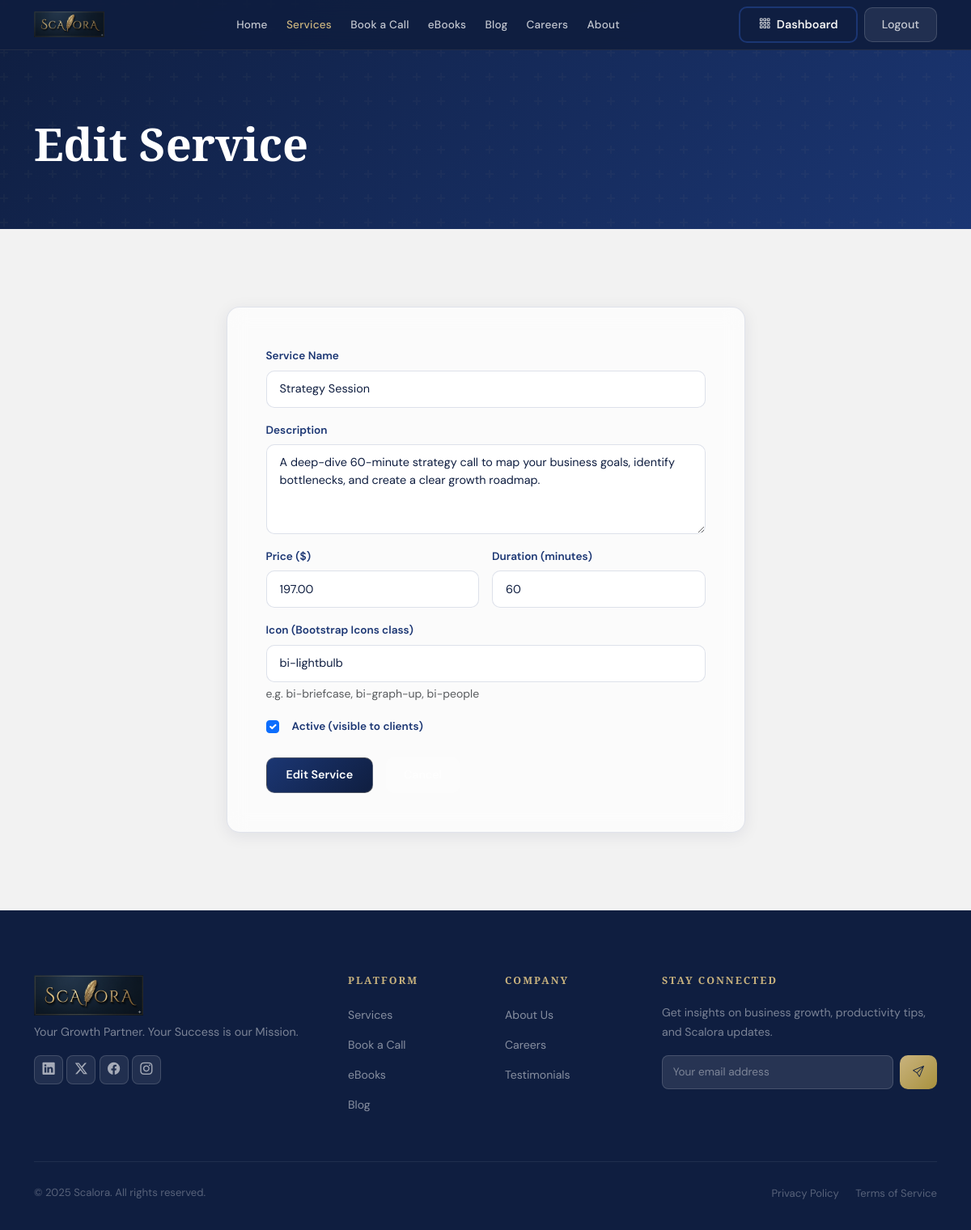
/services/1/edit/ (signed in), run on the app's committed database.
### services/models.py (models this page shows, shortened)
class Service(models.Model):
    name = models.CharField(max_length=200)
    description = models.TextField()
    price = models.DecimalField(max_digits=10, decimal_places=2)
    duration = models.PositiveIntegerField(help_text='Duration in minutes')
    icon = models.CharField(max_length=100, blank=True, default='bi-briefcase')
    is_active = models.BooleanField(default=True)
    created_at = models.DateTimeField(auto_now_add=True)
    updated_at = models.DateTimeField(auto_now=True)
    class Meta:
        ordering = ['name']

### services/views.py (the view)
# urls.py: path('<int:pk>/edit/', views.edit_service, name='edit'),
@login_required
def edit_service(request, pk):
    if not (request.user.is_staff or hasattr(request.user, 'profile') and request.user.profile.is_admin()):
        messages.error(request, 'Access denied.')
        return redirect('services:list')
    service = get_object_or_404(Service, pk=pk)
    if request.method == 'POST':
        form = ServiceForm(request.POST, instance=service)
        if form.is_valid():
            form.save()
            messages.success(request, 'Service updated successfully!')
            return redirect('dashboard:admin_services')
    else:
        form = ServiceForm(instance=service)
    return render(request, 'services/service_form.html', {'form': form, 'title': 'Edit Service', 'service': service})

### services/forms.py
class ServiceForm(forms.ModelForm):
    class Meta:
        model = Service
        fields = ['name', 'description', 'price', 'duration', 'icon', 'is_active']
        widgets = {
            'name': forms.TextInput(attrs={'class': 'form-control scalora-input'}),
            'description': forms.Textarea(attrs={'class': 'form-control scalora-input', 'rows': 4}),
            'price': forms.NumberInput(attrs={'class': 'form-control scalora-input', 'step': '0.01'}),
            'duration': forms.NumberInput(attrs={'class': 'form-control scalora-input'}),
            'icon': forms.TextInput(attrs={'class': 'form-control scalora-input', 'placeholder': 'e.g. bi-briefcase'}),
            'is_active': forms.CheckboxInput(attrs={'class': 'form-check-input'}),
        }

### templates/services/service_form.html (shortened to what this page needs)
{% extends 'base.html' %}
{% block content %}
<div class="page-header-section">
    <div class="container">
        <h1 class="page-title">{{ title }}</h1>
    </div>
</div>
<section class="py-section">
    <div class="container">
        <div class="row justify-content-center">
            <div class="col-lg-7">
                <div class="glass-card p-5">
                    <form method="POST">
                        <div class="row g-3">
                            <div class="col-12">
                                <label class="scalora-label">Service Name</label>
                                {{ form.name }}
                            </div>
                            <div class="col-12">
                                <label class="scalora-label">Description</label>
                                {{ form.description }}
                            </div>
                            <div class="col-md-6">
                                <label class="scalora-label">Price ($)</label>
                                {{ form.price }}
                            </div>
                            <div class="col-md-6">
                                <label class="scalora-label">Duration (minutes)</label>
                                {{ form.duration }}
                            </div>
                            <div class="col-12">
                                <label class="scalora-label">Icon (Bootstrap Icons class)</label>
                                {{ form.icon }}
                                <small class="text-muted">e.g. bi-briefcase, bi-graph-up, bi-people</small>
                            </div>
                            <div class="col-12">
                                <div class="form-check">
                                    {{ form.is_active }}
                                    <label class="form-check-label scalora-label ms-2">Active (visible to clients)</label>
                                </div>
                            </div>
                        </div>
                        <div class="mt-4 d-flex gap-3">
                            <button type="submit" class="btn scalora-btn-primary">{{ title }}</button>
                            <a href="/dashboard/admin/services/" class="btn scalora-btn-ghost">Cancel</a>
                        </div>
                    </form>
                </div>
            </div>
        </div>
    </div>
</section>
{% endblock %}

### static/css/scalora.css (style rules this page uses)
:root { --primary-dark: #0F1E40; --primary: #1B3673; --primary-light: #4A5D8A; --secondary: #8C92AC; --gold: #c9b37e; --gold-light: #e0cc9e; --off-white: #F2F2F2; --white: #ffffff; --glass-bg: rgba(27, 54, 115, 0.15); --glass-border: rgba(201, 179, 126, 0.18); --glass-bg-dark: rgba(15, 30, 64, 0.75); --text-primary: #0F1E40; --text-light: rgba(255,255,255,0.85); --font-display: 'Playfair Display', Georgia, serif; --font-body: 'DM Sans', system-ui, sans-serif; --radius: 16px; --radius-sm: 10px; --shadow: 0 8px 40px rgba(15,30,64,0.18); --shadow-lg: 0 20px 60px rgba(15,30,64,0.25); --transition: all 0.3s cubic-bezier(0.4, 0, 0.2, 1); }
*, *::before, *::after { box-sizing: border-box; }
html { scroll-behavior: smooth; }
body { font-family: var(--font-body); color: var(--text-primary); background: var(--off-white); line-height: 1.7; overflow-x: hidden; }
h1,h2,h3,h4,h5,h6 { font-family: var(--font-display); font-weight: 700; line-height: 1.2; }
.scalora-btn-primary { background: linear-gradient(135deg, var(--primary) 0%, var(--primary-dark) 100%); color: var(--white) !important; border: 1px solid rgba(201,179,126,0.3); border-radius: 10px; font-weight: 600; font-size: 0.9rem; padding: 0.65rem 1.5rem; transition: var(--transition); text-decoration: none; display: inline-flex; align-items: center; }
.scalora-btn-ghost { background: rgba(255,255,255,0.08); color: rgba(255,255,255,0.75) !important; border: 1px solid rgba(255,255,255,0.15); border-radius: 10px; font-weight: 500; font-size: 0.9rem; padding: 0.6rem 1.3rem; transition: var(--transition); text-decoration: none; display: inline-flex; align-items: center; }
.glass-card { background: rgba(255,255,255,0.7); backdrop-filter: blur(12px); -webkit-backdrop-filter: blur(12px); border: 1px solid rgba(27,54,115,0.12); border-radius: var(--radius); box-shadow: 0 4px 20px rgba(15,30,64,0.08); transition: var(--transition); overflow: hidden; }
.scalora-input, .form-control.scalora-input, .form-select.scalora-input { background: rgba(255,255,255,0.8) !important; border: 1.5px solid rgba(27,54,115,0.15) !important; border-radius: 10px !important; padding: 0.7rem 1rem !important; font-family: var(--font-body); color: var(--primary-dark) !important; transition: var(--transition); font-size: 0.9rem; }
.scalora-label { font-weight: 600; font-size: 0.85rem; color: var(--primary); margin-bottom: 0.4rem; display: block; }
.py-section { padding: 6rem 0; }
.page-header-section { background: linear-gradient(135deg, var(--primary-dark) 0%, var(--primary) 100%); padding: 9rem 0 4rem; position: relative; overflow: hidden; }
.page-header-section::before { content: ''; position: absolute; inset: 0; }
.page-title { font-family: var(--font-display); font-size: clamp(2rem,5vw,3.5rem); color: var(--white); margin-bottom: 0.5rem; }

### data on the page
Service: name "Strategy Session", description "A deep-dive 60-minute strategy call to map your business goals, identify bottlenecks, and create a clear growth roadmap.", price "197.00", duration "60", icon "bi-lightbulb", is_active "☑"

### other printed values
{{ title }} "Edit Service"
